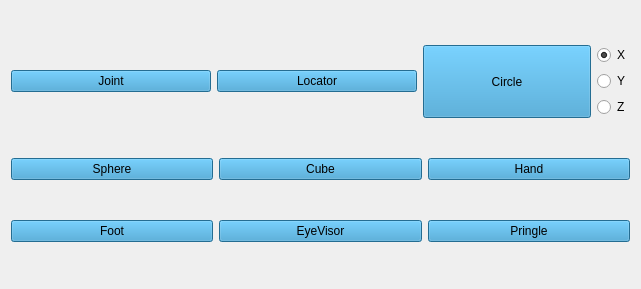
       <widget class="QWidget" name="scrollAreaWidgetContents_4">
        <property name="geometry">
         <rect>
          <x>0</x>
          <y>0</y>
          <width>636</width>
          <height>289</height>
         </rect>
        </property>
        <layout class="QGridLayout" name="gridLayout_7">
         <item row="1" column="0">
          <layout class="QHBoxLayout" name="horizontalLayout_19">
           <item>
            <widget class="QPushButton" name="SphereCCBtn">
             <property name="enabled">
              <bool>true</bool>
             </property>
             <property name="styleSheet">
              <string notr="true">background-color: rgb(51, 153, 204);</string>
             </property>
             <property name="text">
              <string>Sphere</string>
             </property>
             <property name="icon">
              <iconset resource="Resources/iconResources.qrc">
               <normaloff>:/icon/Sphere.png</normaloff>:/icon/Sphere.png</iconset>
             </property>
             <property name="iconSize">
              <size>
               <width>65</width>
               <height>65</height>
              </size>
             </property>
            </widget>
           </item>
           <item>
            <widget class="QPushButton" name="CubeCCBtn">
             <property name="enabled">
              <bool>true</bool>
             </property>
             <property name="styleSheet">
              <string notr="true">background-color: rgb(51, 153, 204);</string>
             </property>
             <property name="text">
              <string>Cube</string>
             </property>
             <property name="icon">
              <iconset resource="Resources/iconResources.qrc">
               <normaloff>:/icon/Cube.png</normaloff>:/icon/Cube.png</iconset>
             </property>
             <property name="iconSize">
              <size>
               <width>65</width>
               <height>65</height>
              </size>
             </property>
             <property name="autoDefault">
              <bool>false</bool>
             </property>
            </widget>
           </item>
           <item>
            <widget class="QPushButton" name="HandCCBtn">
             <property name="enabled">
              <bool>true</bool>
             </property>
             <property name="styleSheet">
              <string notr="true">background-color: rgb(51, 153, 204);</string>
             </property>
             <property name="text">
              <string>Hand</string>
             </property>
             <property name="icon">
              <iconset resource="Resources/iconResources.qrc">
               <normaloff>:/icon/Hand.png</normaloff>:/icon/Hand.png</iconset>
             </property>
             <property name="iconSize">
              <size>
               <width>65</width>
               <height>65</height>
              </size>
             </property>
            </widget>
           </item>
          </layout>
         </item>
         <item row="0" column="0">
          <layout class="QHBoxLayout" name="horizontalLayout_20">
           <item>
            <widget class="QPushButton" name="JointCCBtn">
             <property name="enabled">
              <bool>true</bool>
             </property>
             <property name="minimumSize">
              <size>
               <width>200</width>
               <height>0</height>
              </size>
             </property>
             <property name="styleSheet">
              <string notr="true">background-color: rgb(51, 153, 204);</string>
             </property>
             <property name="text">
              <string>Joint</string>
             </property>
             <property name="icon">
              <iconset resource="Resources/iconResources.qrc">
               <normaloff>:/icon/JointCv.png</normaloff>:/icon/JointCv.png</iconset>
             </property>
             <property name="iconSize">
              <size>
               <width>65</width>
               <height>65</height>
              </size>
             </property>
            </widget>
           </item>
           <item>
            <widget class="QPushButton" name="LocatorCCBtn">
             <property name="enabled">
              <bool>true</bool>
             </property>
             <property name="minimumSize">
              <size>
               <width>200</width>
               <height>0</height>
              </size>
             </property>
             <property name="styleSheet">
              <string notr="true">background-color: rgb(51, 153, 204);</string>
             </property>
             <property name="text">
              <string>Locator</string>
             </property>
             <property name="icon">
              <iconset resource="Resources/iconResources.qrc">
               <normaloff>:/icon/LocatorCv.png</normaloff>:/icon/LocatorCv.png</iconset>
             </property>
             <property name="iconSize">
              <size>
               <width>65</width>
               <height>65</height>
              </size>
             </property>
            </widget>
           </item>
           <item>
            <widget class="QPushButton" name="CircleCCBtn">
             <property name="enabled">
              <bool>true</bool>
             </property>
             <property name="minimumSize">
              <size>
               <width>168</width>
               <height>73</height>
              </size>
             </property>
             <property name="styleSheet">
              <string notr="true">background-color: rgb(51, 153, 204);</string>
             </property>
             <property name="text">
              <string>Circle</string>
             </property>
             <property name="icon">
              <iconset resource="Resources/iconResources.qrc">
               <normaloff>:/icon/Circle.png</normaloff>:/icon/Circle.png</iconset>
             </property>
             <property name="iconSize">
              <size>
               <width>65</width>
               <height>65</height>
              </size>
             </property>
            </widget>
           </item>
           <item>
            <layout class="QVBoxLayout" name="verticalLayout_27">
             <item>
              <widget class="QRadioButton" name="XAxis">
               <property name="enabled">
                <bool>true</bool>
               </property>
               <property name="text">
                <string>X</string>
               </property>
               <property name="checked">
                <bool>true</bool>
               </property>
              </widget>
             </item>
             <item>
              <widget class="QRadioButton" name="YAxis">
               <property name="enabled">
                <bool>true</bool>
               </property>
               <property name="text">
                <string>Y</string>
               </property>
              </widget>
             </item>
             <item>
              <widget class="QRadioButton" name="ZAxis">
               <property name="enabled">
                <bool>true</bool>
               </property>
               <property name="text">
                <string>Z</string>
               </property>
              </widget>
             </item>
            </layout>
           </item>
          </layout>
         </item>
         <item row="2" column="0">
          <layout class="QHBoxLayout" name="horizontalLayout_18">
           <item>
            <widget class="QPushButton" name="FootCCBtn">
             <property name="enabled">
              <bool>true</bool>
             </property>
             <property name="styleSheet">
              <string notr="true">background-color: rgb(51, 153, 204);</string>
             </property>
             <property name="text">
              <string>Foot</string>
             </property>
             <property name="icon">
              <iconset resource="Resources/iconResources.qrc">
               <normaloff>:/icon/Foot.png</normaloff>:/icon/Foot.png</iconset>
             </property>
             <property name="iconSize">
              <size>
               <width>65</width>
               <height>65</height>
              </size>
             </property>
            </widget>
           </item>
           <item>
            <widget class="QPushButton" name="EyeVisorBtn">
             <property name="enabled">
              <bool>true</bool>
             </property>
             <property name="styleSheet">
              <string notr="true">background-color: rgb(51, 153, 204);</string>
             </property>
             <property name="text">
              <string>EyeVisor</string>
             </property>
             <property name="icon">
              <iconset>
               <activeon>:/BodyIcon/Joint.png</activeon>
              </iconset>
             </property>
             <property name="iconSize">
              <size>
               <width>65</width>
               <height>65</height>
              </size>
             </property>
            </widget>
           </item>
           <item>
            <widget class="QPushButton" name="PringleCCBtn">
             <property name="enabled">
              <bool>true</bool>
             </property>
             <property name="styleSheet">
              <string notr="true">background-color: rgb(51, 153, 204);</string>
             </property>
             <property name="text">
              <string>Pringle</string>
             </property>
             <property name="icon">
              <iconset resource="Resources/iconResources.qrc">
               <normaloff>:/icon/Pringle.png</normaloff>:/icon/Pringle.png</iconset>
             </property>
             <property name="iconSize">
              <size>
               <width>65</width>
               <height>65</height>
              </size>
             </property>
            </widget>
           </item>
          </layout>
         </item>
        </layout>
       </widget>
